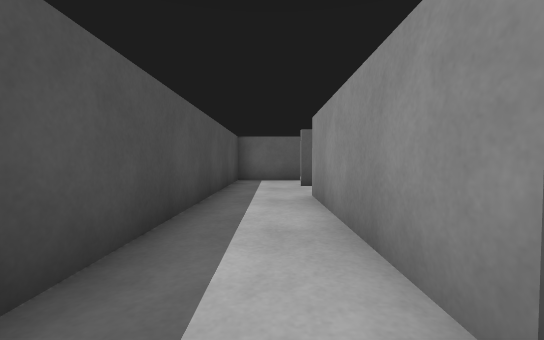
view 1 (above)

16 first-person views from a walk through a Gazebo world. The camera is 0.36 m above the floor, tilts 2° down and sees 90° across. The floor is counted in squares, 0.5 m on a side. Each view is taken from the middle of a square. On the plan, view 1 faces up. The plan holds only what a view shows up to about 9 squares ahead; the rest is blank. Robots are left out.

view 2
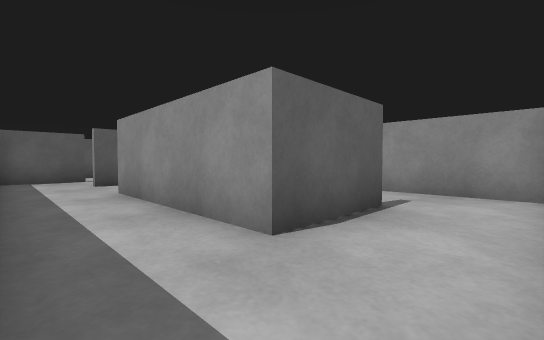

view 3
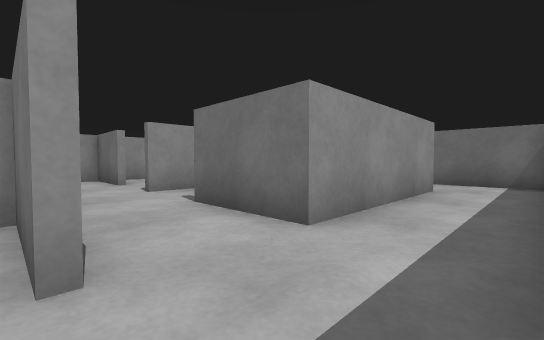

view 4
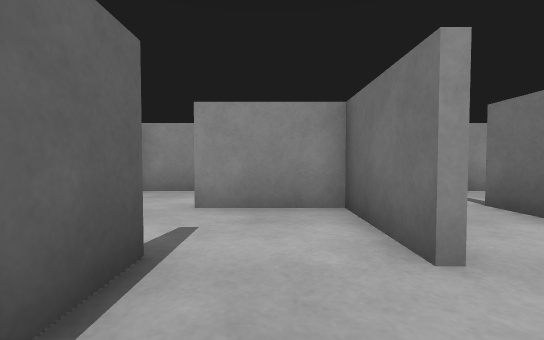

view 5
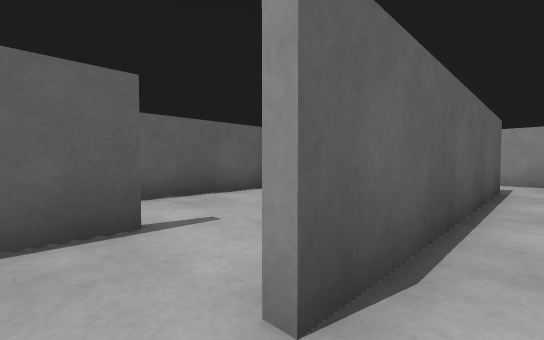

view 6
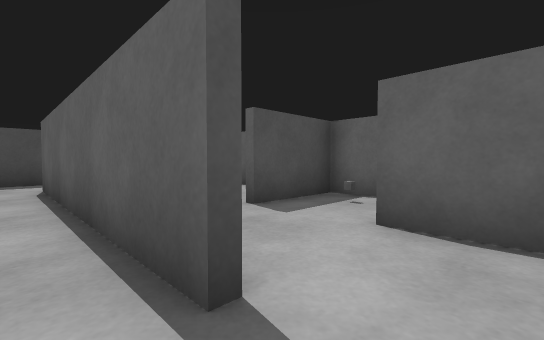

view 7
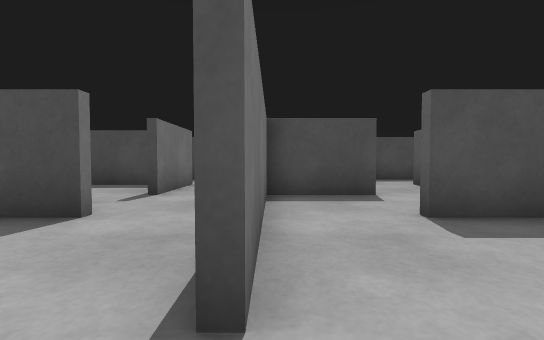

view 8
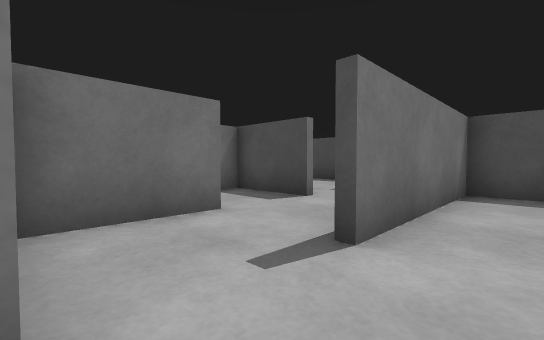

view 9
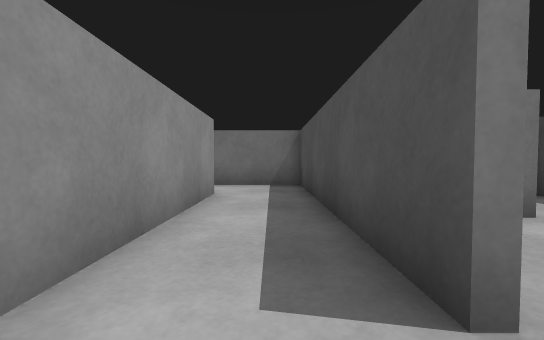

view 10
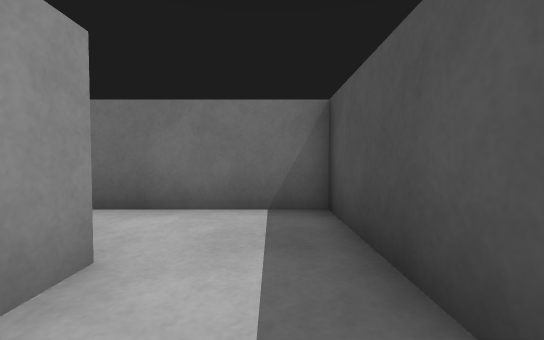

view 11
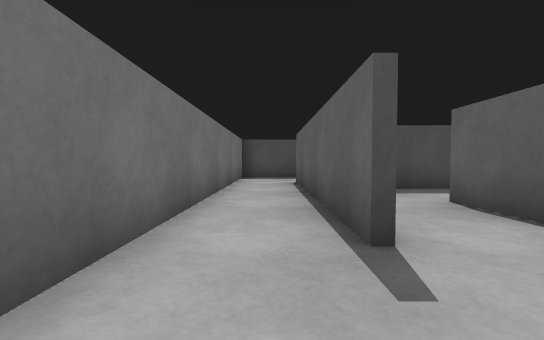

view 12
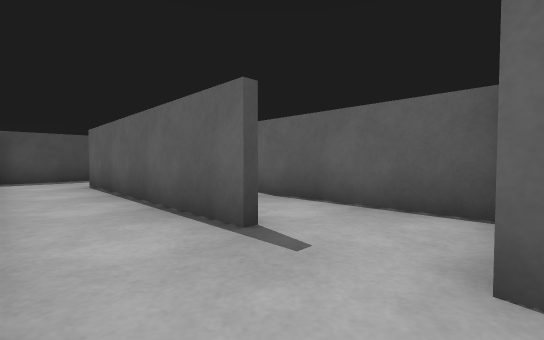

view 13
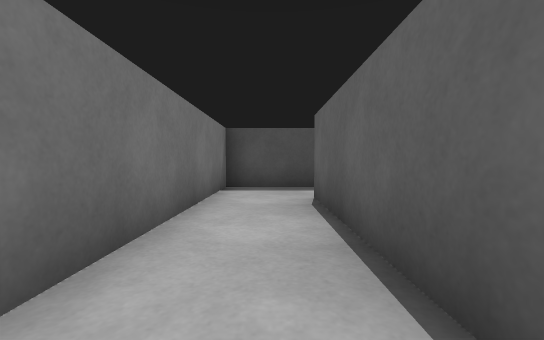

view 14
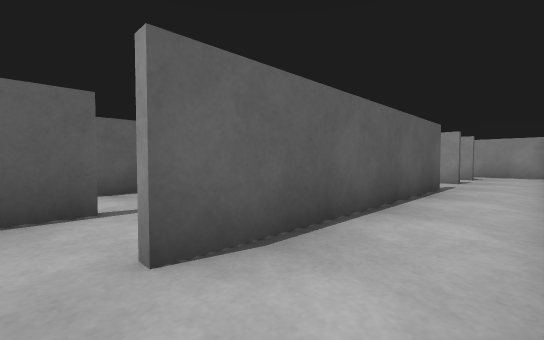

view 15
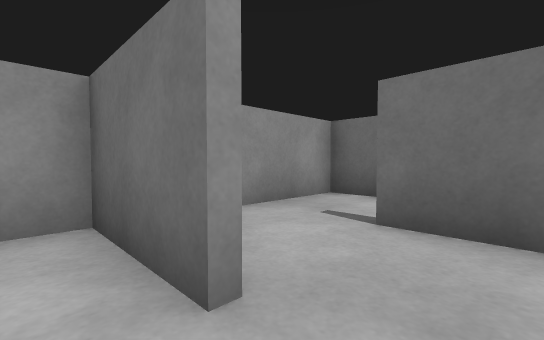

view 16
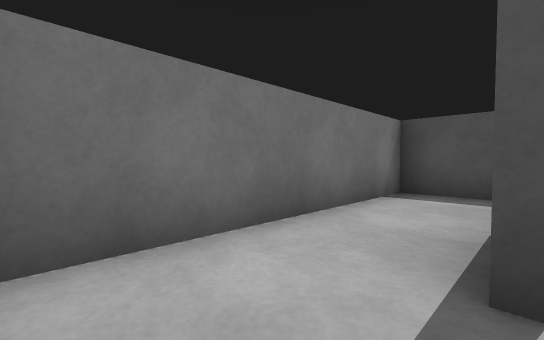

### Floor plan
Ten units are one square. View 1 is at (0, 0); x grows to the right and y downward. Boxes are objects, and circles mark ways between rooms. Rooms are numbered by the first view taken in them; rooms with no view inside come last. Other rooms are left out.
<svg viewBox="-18 -128 193 147">
<path fill="none" stroke="#000" d="M34 -8 8 -8 8 -56 34 -56M54 -44 54 -56M-13 -89 -13 13 59 13M54 14 54 -18M65 -77 8 -77M11 -100 -11 -100M80 -77 65 -77M91 -100 76 -100M76 -56 100 -56M55 -79 80 -79M100 -69 100 -79M102 -80 102 -10 138 -10M166 -31 123 -31 123 -79M148 -8 76 -8M168 -8 168 -14M59 13 159 13M56 -12 56 12M30 -33 61 -33M10 -44 10 -35M54 -32 54 -44M80 -31 69 -31M92 -54 84 -54M56 -56 56 -32M19 -10 34 -10M10 -35 10 -26M33 -102 33 -79 55 -79M8 -79 31 -79 31 -102M54 -108 54 -121M68 -123 25 -123M25 -123 8 -123"/>
<circle cx="-5" cy="-80" r="3" fill="#2a7"/>
<circle cx="60" cy="-65" r="3" fill="#2a7"/>
<circle cx="45" cy="-50" r="3" fill="#2a7"/>
<circle cx="45" cy="-10" r="3" fill="#2a7"/>
<circle cx="10" cy="-90" r="3" fill="#2a7"/>
<circle cx="100" cy="-85" r="3" fill="#2a7"/>
<circle cx="70" cy="-50" r="3" fill="#2a7"/>
<circle cx="60" cy="-90" r="3" fill="#2a7"/>
<circle cx="155" cy="-10" r="3" fill="#2a7"/>
<circle cx="70" cy="-10" r="3" fill="#2a7"/>
<circle cx="25" cy="-30" r="3" fill="#2a7"/>
<circle cx="45" cy="-100" r="3" fill="#2a7"/>
<circle cx="20" cy="-100" r="3" fill="#2a7"/>
<circle cx="30" cy="-110" r="3" fill="#2a7"/>
<text x="0" y="-30">1</text>
<text x="-10" y="-90">2</text>
<text x="80" y="-80">3</text>
<text x="110" y="-50">4</text>
<text x="120" y="0">5</text>
<text x="30" y="-40">6</text>
<text x="80" y="-30">7</text>
<text x="30" y="-20">8</text>
<text x="40" y="-100">9</text>
<text x="20" y="-90">10</text>
<text x="40" y="-110">11</text>
<text x="10" y="-110">12</text>
</svg>
Room 1 opens to room 2. Room 1 opens to room 3. Room 1 opens to room 6. Room 1 opens to room 8. Room 2 opens to room 10. Room 3 opens to room 4. Room 3 opens to room 7. Room 3 opens to room 9. Room 4 opens to room 5. Room 5 opens to room 7. Room 6 opens to room 8. Room 9 opens to room 11. Room 10 opens to room 12. Room 11 opens to room 12.

Where each view was taken, in squares from view 1:
view 1: 0 up, 0 right, facing up
view 2: 1 down, 1 left, facing up-right
view 3: 8 up, 1 left, facing down-right
view 4: 9 up, 1 left, facing right
view 5: 7 up, 0 right, facing up-right
view 6: 7 up, 9 right, facing up-left
view 7: 8 up, 9 right, facing left
view 8: 9 up, 10 right, facing down-left
view 9: 9 up, 11 right, facing down
view 10: 5 up, 11 right, facing down
view 11: 0 up, 17 right, facing left
view 12: 1 down, 17 right, facing up-left
view 13: 0 up, 13 right, facing left
view 14: 1 down, 7 right, facing up-right
view 15: 4 up, 2 right, facing down-right
view 16: 1 up, 5 right, facing down-left
